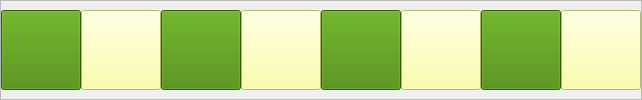
           <widget class="QFrame" name="SevenFrame">
            <property name="layoutDirection">
             <enum>Qt::LeftToRight</enum>
            </property>
            <property name="frameShape">
             <enum>QFrame::StyledPanel</enum>
            </property>
            <property name="frameShadow">
             <enum>QFrame::Raised</enum>
            </property>
            <layout class="QHBoxLayout" name="horizontalLayout_5">
             <property name="spacing">
              <number>0</number>
             </property>
             <property name="leftMargin">
              <number>0</number>
             </property>
             <property name="topMargin">
              <number>0</number>
             </property>
             <property name="rightMargin">
              <number>0</number>
             </property>
             <property name="bottomMargin">
              <number>0</number>
             </property>
             <item>
              <widget class="QPushButton" name="A7">
               <property name="minimumSize">
                <size>
                 <width>80</width>
                 <height>80</height>
                </size>
               </property>
               <property name="styleSheet">
                <string notr="true">background-color: rgb(67, 134, 0);
image: url(:/BlackPieces/Images/Black_Pawn.png);</string>
               </property>
               <property name="text">
                <string/>
               </property>
              </widget>
             </item>
             <item>
              <widget class="QPushButton" name="B7">
               <property name="minimumSize">
                <size>
                 <width>80</width>
                 <height>80</height>
                </size>
               </property>
               <property name="styleSheet">
                <string notr="true">background-color: rgb(255, 255, 150);
image: url(:/BlackPieces/Images/Black_Pawn.png);</string>
               </property>
               <property name="text">
                <string/>
               </property>
              </widget>
             </item>
             <item>
              <widget class="QPushButton" name="C7">
               <property name="minimumSize">
                <size>
                 <width>80</width>
                 <height>80</height>
                </size>
               </property>
               <property name="styleSheet">
                <string notr="true">background-color: rgb(67, 134, 0);
image: url(:/BlackPieces/Images/Black_Pawn.png);</string>
               </property>
               <property name="text">
                <string/>
               </property>
              </widget>
             </item>
             <item>
              <widget class="QPushButton" name="D7">
               <property name="minimumSize">
                <size>
                 <width>80</width>
                 <height>80</height>
                </size>
               </property>
               <property name="styleSheet">
                <string notr="true">background-color: rgb(255, 255, 150);
image: url(:/BlackPieces/Images/Black_Pawn.png);</string>
               </property>
               <property name="text">
                <string/>
               </property>
              </widget>
             </item>
             <item>
              <widget class="QPushButton" name="E7">
               <property name="minimumSize">
                <size>
                 <width>80</width>
                 <height>80</height>
                </size>
               </property>
               <property name="styleSheet">
                <string notr="true">background-color: rgb(67, 134, 0);
image: url(:/BlackPieces/Images/Black_Pawn.png);</string>
               </property>
               <property name="text">
                <string/>
               </property>
              </widget>
             </item>
             <item>
              <widget class="QPushButton" name="F7">
               <property name="minimumSize">
                <size>
                 <width>80</width>
                 <height>80</height>
                </size>
               </property>
               <property name="styleSheet">
                <string notr="true">background-color: rgb(255, 255, 150);
image: url(:/BlackPieces/Images/Black_Pawn.png);</string>
               </property>
               <property name="text">
                <string/>
               </property>
              </widget>
             </item>
             <item>
              <widget class="QPushButton" name="G7">
               <property name="minimumSize">
                <size>
                 <width>80</width>
                 <height>80</height>
                </size>
               </property>
               <property name="styleSheet">
                <string notr="true">background-color: rgb(67, 134, 0);
image: url(:/BlackPieces/Images/Black_Pawn.png);</string>
               </property>
               <property name="text">
                <string/>
               </property>
              </widget>
             </item>
             <item>
              <widget class="QPushButton" name="H7">
               <property name="minimumSize">
                <size>
                 <width>80</width>
                 <height>80</height>
                </size>
               </property>
               <property name="styleSheet">
                <string notr="true">background-color: rgb(255, 255, 150);
image: url(:/BlackPieces/Images/Black_Pawn.png);</string>
               </property>
               <property name="text">
                <string/>
               </property>
              </widget>
             </item>
            </layout>
           </widget>
